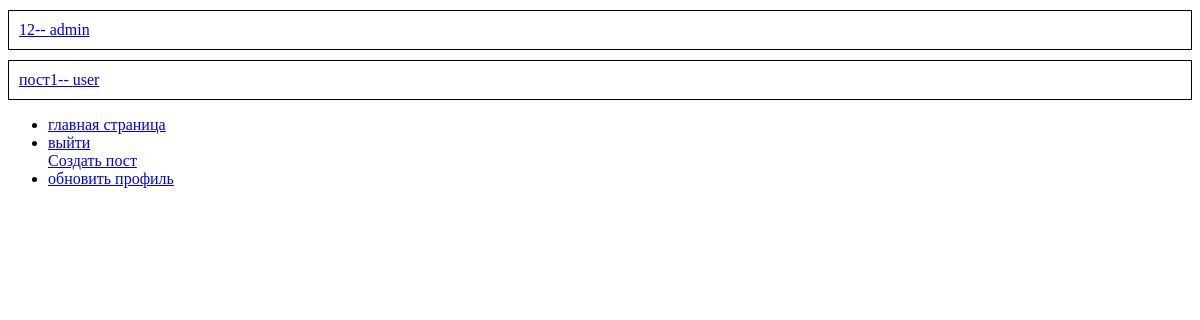
Page / (signed in) on the earlier database version.
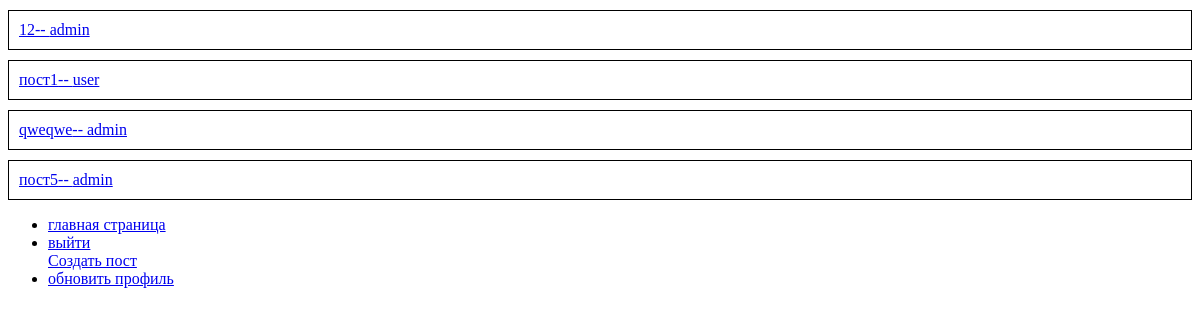
Same page on the later database version.
### siteapp/models.py (models this page shows, shortened)
class Post(models.Model):
    title = models.CharField('заголовок поста',max_length=30)
    post_img = models.FileField("изображение поста",upload_to='posts/',blank=True,validators=[FileExtensionValidator(allowed_extensions=['jpg', 'jpeg', 'png', 'bmp'])])
    post_author = models.ForeignKey(User, verbose_name='автор поста', on_delete=models.CASCADE)
    post_text = models.TextField('текст поста', max_length=300)

class User(AbstractUser):
    name = models.CharField("имя",max_length=20,blank=True, validators=[RegexValidator(regex='^[а-яА-Я-]*$',message='только ририллица и дефис', code='invalid_username')])
    def validate_image(value):
        size_limit = 2*1024*1024
        if value.size > size_limit:
            raise forms.ValidationError("размер файла не должен превышать 2Mb")
    avatar = models.FileField("аватар",upload_to='avatars/',blank=True,validators=[validate_image,FileExtensionValidator(allowed_extensions=['jpg', 'jpeg', 'png', 'bmp'])])
    desc = models.TextField("описание",max_length=300,blank=True)
    class Meta(AbstractUser.Meta):
        pass

### siteapp/views.py (the view)
# urls.py: path('',views.Index.as_view(),name='index'),
class Index(ListView):
    model = Post
    paginate_by = 4
    template_name = 'index.html'

### siteapp/templates/index.html (shortened to what this page needs)
{%extends 'base.html'%}
{%block content%}
{%load static %}
<link rel="stylesheet" href="{% static 'css/style.css' %}">
{% if post_list %}
    {%for a in post_list%}
    <a href="{%url 'detail' a.id %}">
    <div class="post">
        {{a.title}}-- {{a.post_author}}
    </div>
    </a>
    {%endfor%}
{%endif%}
{%endblock%}

### siteapp/templates/base.html (shortened to what this page needs)
<!DOCTYPE html>
<html lang="ru">
<head>
    {%load static%}
    <link rel="stylesheet" href="{% static 'css/style.css' %}">
</head>
<body>
    {%block content%}
    {%endblock%}
<nav>
    <ul>
    <li><a href="{%url 'index'%}">главная страница</a></li>
    {%if user.is_authenticated%}
    <li><a href="{%url 'logout'%}">выйти</a></li>
    <a href="{%url 'createpost'%}">Создать пост</a>
    <li><a href="{%url 'updateprofile' user.id %}">обновить профиль</a></li>
    {%else%}
    <li><a href="{%url 'login'%}">войти</a></li>
    <li><a href="{%url 'signup'%}">регистрация</a></li>
    {%endif%}
</ul>
</nav>
</body>
</html>

### static/css/style.css (style rules this page uses)
.post { border: 1px black solid; margin-top: 10px; padding: 10px; }

Differences in the rows shown:
added Post: title "qweqwe", post_author "admin"
added Post: title "пост5", post_author "admin"
